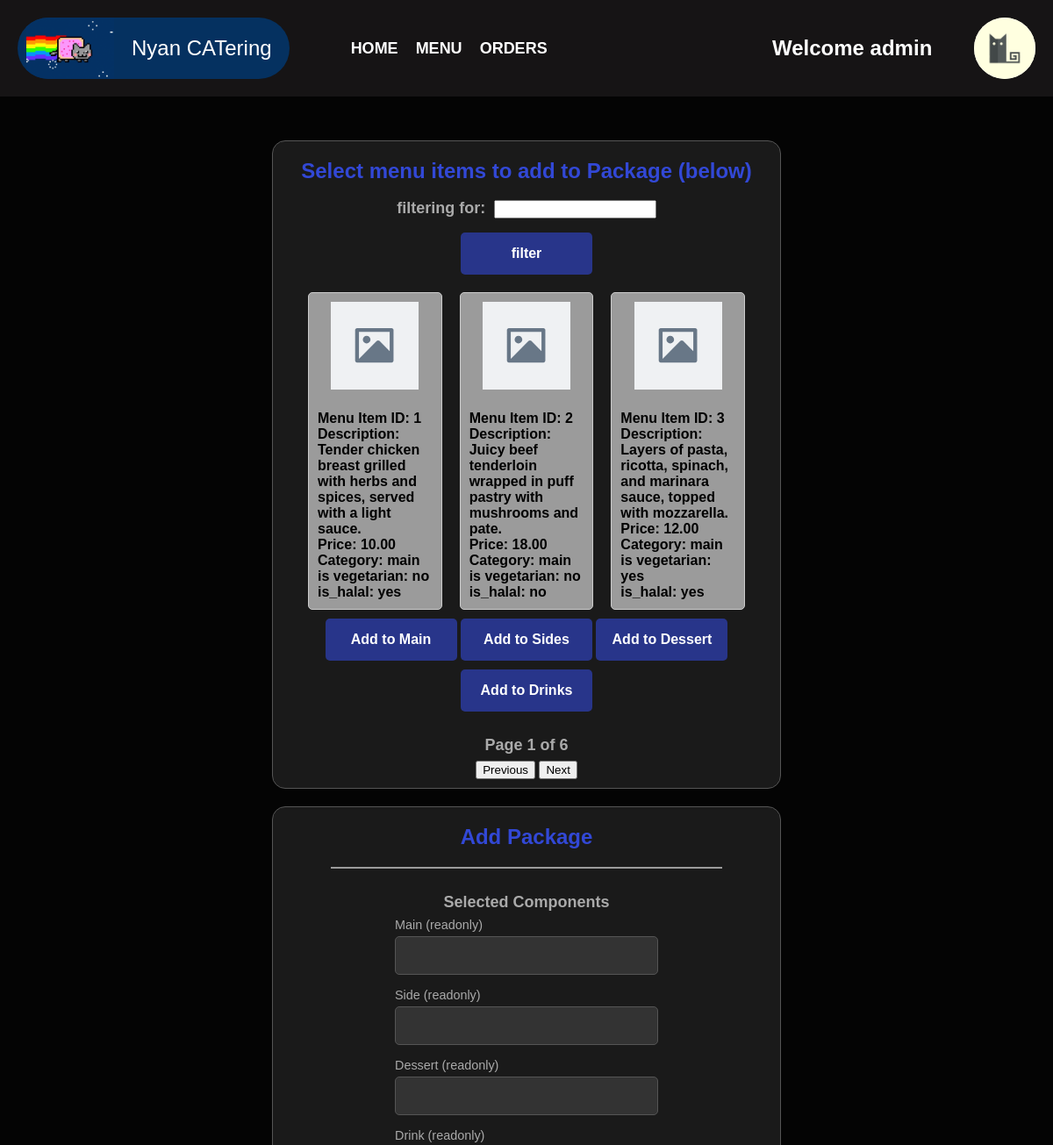
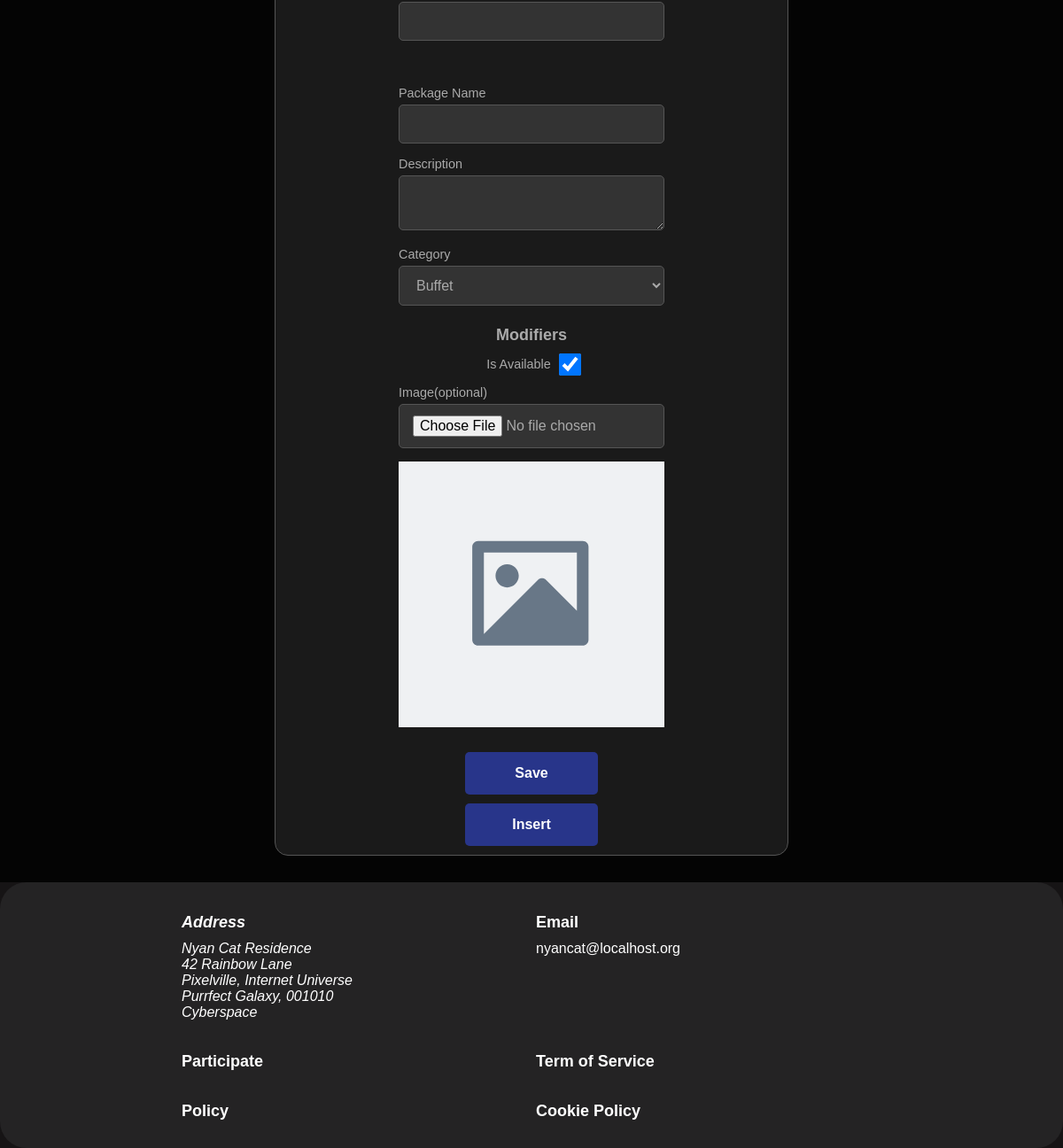
The app's page /frontend/_admin_add_package_page.php with its own data (2 pictures, top to bottom).
### tables this page shows
CREATE TABLE `menu_items` (
  `menu_item_id` int(11) NOT NULL,
  `item_name` varchar(255) NOT NULL,
  `description` varchar(500) NOT NULL,
  `price` decimal(10,2) NOT NULL,
  `category` varchar(7) NOT NULL,
  `is_in_stock` tinyint(1) NOT NULL DEFAULT 1,
  `is_vegetarian` tinyint(1) NOT NULL,
  `is_halal` tinyint(1) NOT NULL
);

### backend/core/menu_items.php (called while the page is built, shortened)
<?php
require_once 'NyanDB.php';
class MenuItems{
    public static function get_latest_valid_menu_items($offset=0, $limit=5, $name_filter=null){
        $sql = "
        SELECT *
        FROM menu_items
        WHERE
            is_in_stock = 1
            AND
            menu_item_id IN (
                SELECT MAX(menu_item_id)
                FROM menu_items
                GROUP BY item_name
            ) ";
        $sql .= " LIMIT ? OFFSET ?;";
        $params = ($name_filter) ? [$name_filter, $limit, $offset] : [$limit, $offset];
        $results = NyanDB::single_query($sql, $params);
        $result = mysqli_fetch_all($results, MYSQLI_ASSOC);
        return $result;
    }
    public static function get_latest_valid_menu_items_count($name_filter=null){
        $sql = "
        SELECT COUNT(*) AS total_count
        FROM menu_items
        WHERE
            is_in_stock = 1
            AND
            menu_item_id IN (
                SELECT MAX(menu_item_id)
                FROM menu_items
                GROUP BY item_name
            ) ";
        $params = ($name_filter) ? [$name_filter] : [];
        $results = NyanDB::single_query($sql, $params);
        $countRow = mysqli_fetch_assoc($results);
        return (int)$countRow['total_count'];
    }
    public static function get_associated_image_src($menu_item_id){
        $sql = "
        SELECT *
        FROM menu_item_images
        WHERE menu_item_id = ?
        ";
        $results = NyanDB::single_query($sql, [$menu_item_id]);
        $result = $results->fetch_assoc();
        if(empty($result)){
            return null;}
        $image = new Image($result['image_name'], $result['image_data'], $result['image_type']);
        return $image->getsrc();
    }
}
?>

### backend/core/NyanDB.php (called while the page is built, shortened)
<?php
class NyanDB
{
    public $db;
    private function connect() {
        $this->db = new mysqli(self::HOST, self::USERNAME, self::PASSWORD, self::DBNAME);
    }
    public function close() {
        if ($this->db) {
            $this->db = null;
        }
    }
    private function prepare($sql,$params = []){
        $stmt = $this->db->prepare($sql);
        if (!empty($params)){
            $types = str_repeat('s',count($params));
            $stmt->bind_param($types, ...$params);
        }
        return $stmt;
    }
    public function query($sql,$params){
        $stmt = $this->prepare($sql,$params);
        $result = $stmt->execute();
        if (stripos(trim($sql), 'SELECT') === 0) {
            return $stmt->get_result();
        }
        return $result;
    }
    public static function single_query($sql,$params) {
        $database = new NyanDB();
        $result = $database->query($sql,$params);
        return $result;
    }
}
?>

### frontend/_admin_add_package_page.php (the view, shortened to what this page needs)
<?php
require_once "../backend/core/menu_items.php";
require_once "./components/templates.php";
$package_name_saved       = $_GET['package_name_saved']??null;
$description_saved        = $_GET['description_saved']??null;
$menu_item_name_filter    = $_GET['menu_item_name_filter']??null;
$offset                   = $_GET['offset']??0;
$offset                   = ($offset<0) ?  (string)0 : (string)$offset;
$total_relevant_entries   = MenuItems::get_latest_valid_menu_items_count($menu_item_name_filter);
$displayitems             = MenuItems::get_latest_valid_menu_items($offset, MENU_ITEMS_PER_PAGE, $menu_item_name_filter);
$package_components_ids   = $_GET['package_components_ids']??[null,null,null,null];
?>
<div class='centered-items main-content-container'>
    <div class="grouped-input-container">
        <div class="section-header">Select menu items to add to Package (below)</div>
        <div class="sub-header" style= 'display: inline; margin-right: 5px'>filtering for:</div>
        <input type="text" name="name_filter_input_field" id="name_filter_input_field">
        <div class="submit-button-container">
            <button onclick="redirect_back()">filter</button>
        </div>
        <div class="menu-item-container">
            <div class="info-row">
                <?php
                    $index  = -1;
                    foreach ($displayitems as $menuItem){
                    $index += 1;
                    $image_data   = MenuItems::get_associated_image_src($menuItem['menu_item_id']);
                    $img_src      = $image_data??'./assets/image-placeholder.svg';
                ?>
                <div class="info-item" id="menu-item-display-<?= $index; ?>" style="background-color: #9B9B9B;"
                    onclick="toggle_highlight(<?=$index?>)">
                    <img src=<?=$img_src?> alt="Menu Item" class="menu-item-image">
                    <div style="text-align: start;">
                        <p><strong>Menu Item ID:  <?=$menuItem['menu_item_id']?></strong>                       <span id="menu_item_id<?=$index?>"></span></p>
                        <p><strong>Description:   <?=$menuItem['description']?></strong>                        <span id="description<?=$index?>"></span></p>
                        <p><strong>Price:         <?=$menuItem['price']?></strong>                              <span id="price<?=$index?>"></span></p>
                        <p><strong>Category:      <?=$menuItem['category']?></strong>                           <span id="category<?=$index?>"></span></p>
                        <p><strong>is vegetarian: <?=$menuItem['is_vegetarian']?'yes':'no';?></strong>          <span id="is_vegetarian<?=$index?>"></span></p>
                        <p><strong>is_halal:      <?=$menuItem['is_halal']?'yes':'no'?></strong>                <span id="is_halal<?=$index?>"></span></p>
                    </div>
                </div>
                <?php }?>
                <br>
            </div>
            <div class="submit-button-container" style="clear: both; margin-top: 20px; height: 30px; width:50px; display: inline;">
                <button class="inline-button" onclick="add_to_component(0)">Add to Main</button>
                <button class="inline-button" onclick="add_to_component(1)">Add to Sides</button>
                <button class="inline-button" onclick="add_to_component(2)">Add to Dessert</button>
                <button class="inline-button" onclick="add_to_component(3)">Add to Drinks</button>
            </div>
        </div>
        <div class="sub-header">Page <?=intdiv($offset, MENU_ITEMS_PER_PAGE) + 1?> of <?=intdiv($total_relevant_entries, MENU_ITEMS_PER_PAGE) + 1?></div>
        <div class="pagination-buttons">
            <button onclick="change_page(-1)">Previous</button>
            <button onclick="change_page(1)">Next</button>
        </div>
    </div>
    <div class="grouped-input-container">
        <div class="section-header">Add Package</div>
        <div class="section-divider"></div>
        <form id="add-package-form" method="post" action="../backend/admin_add_package/api_add_package.php" enctype="multipart/form-data">
        <div class="sub-header">Selected Components</div>
            <div class="text-input-container">
                <label for="main">Main (readonly)</label>
                <input type="text" name="main" id="main" value="<?= htmlspecialchars($package_components_ids[0]) ?>" readonly>
            </div>
            <div class="text-input-container">
                <label for="side">Side (readonly)</label>
                <input type="text" name="side" id="side" value="<?= htmlspecialchars($package_components_ids[1]) ?>"readonly>
            </div>
            <div class="text-input-container">
                <label for="dessert">Dessert (readonly)</label>
                <input type="text" name="dessert" id="dessert" value="<?= htmlspecialchars($package_components_ids[2]) ?>" readonly>
            </div>
            <div class="text-input-container">
                <label for="drink">Drink (readonly)</label>
                <input type="text" name="drink" id="drink" value="<?= htmlspecialchars($package_components_ids[3]) ?>" readonly>
            </div>
            <br><br>
            <div class="text-input-container">
                <label for="item_name">Package Name</label>
                <input type="text" name="item_name" id="item_name" value="<?= htmlspecialchars($package_name_saved) ?>" >
            </div>
            <div class="text-input-container" >
                <label for="description">Description</label>
                <textarea type="description" name="description" id="description"><?= htmlspecialchars($description_saved) ?></textarea>
            </div>
            <div class="text-input-container">
                <label for="category">Category</label>
                <select id="category" name="category" required>
                    <option value="buffet">Buffet</option>
                </select>
            </div>
            <div class="sub-header">Modifiers</div>
            <div class="checkbox-input-container">
                <table>
                    <tr>
                        <td><label for="is_available">Is Available</label></td>
                        <td><input type="checkbox" name="is_available" id="is_available" checked></td>
                    </tr>
                </table>
            </div>
            <div class="text-input-container">
                <label for="image">Image(optional)</label>
                <input type="file" name="image" id="image">
                <div class="image-container">
                    <img id="preview" src="./assets/image-placeholder.svg" alt="Image Preview">
                </div>
            </div>
            <br>
        </form>
        <div class="submit-button-container">
            <button onclick="redirect_back()">Save</button>
        </div>
        <div class="submit-button-container">
            <button type="submit" onclick="submit('add-package-form', verify_package_values)">Insert</button>
        </div>
    </div>
</div>

### frontend/styles/templates.css (style rules this page uses)
* { margin: 0; box-sizing: border-box; font-family: Arial, Helvetica, sans-serif; }
.centered-items { align-items: center; text-align: center; }

### frontend/styles/_admin_pages_input_styles.css (style rules this page uses)
.main-content-container { padding: 20px; width: 100%; min-height: var(--content-min-height); flex: 1; margin-left: auto; margin-right: auto; padding-top: 40px; min-width: 320px; background-color: var(--main-background-dark); }

### frontend/styles/constants.css (style rules this page uses)
:root { --max-phone-screen-width: 479px; --max-tablet-screen-width: 767px; --max-pc-screen-width: 991px; --min-pc-screen-width: 1076px; --navi-bar-height: 110px; --footer-min-height: 300px; --content-min-height: calc(100vh - var(--navi-bar-height) - var(--footer-min-height)); --main-background-dark: #040404; --main-background: #161415; --main-background-mid : #1D1C1D; --main-background-ligher: #242324; --inner-container-colour: #1A1A1A; --accent-1: #3248D6; --accent-1-glow: rgba(50, 72, 214, 0.6); --accent-1-light: #3C59F9; --accent-2: #9B9B9B; --accent-2-light: #B8B8B8; --accent-3: #E6937A; --accent-4-pink: #FF6EC7; --accent-4-pink-glow: #FF3DA1; --accent-4-pink-glow-shadow: rgba(255, 110, 199, 0.6); --accent-5-green: #28A745; --accent-5-green-glow: rgba(0, 255, 0, 0.6); --accent-5-green-light: #A5D6A7; --text-field-gray: #333333; --text-field-grey-border: #555555; --text-label-color: #AAAAAA; --nyan-cat-background: #053160; --border-radius: 5px; }

### records on screen
menu_items: menu_item_id "1", description "Tender chicken breast grilled with herbs and spices, served with a light sauce.", price "10.00", category "main", is_vegetarian "no", is_halal "yes"
menu_items: menu_item_id "2", description "Juicy beef tenderloin wrapped in puff pastry with mushrooms and pate.", price "18.00", category "main", is_vegetarian "no", is_halal "no"
menu_items: menu_item_id "3", description "Layers of pasta, ricotta, spinach, and marinara sauce, topped with mozzarella.", price "12.00", category "main", is_vegetarian "yes", is_halal "yes"

### other values on screen
$this->header_title "Nyan CATering"
$category "HOME MENU ORDERS"
$username "admin"
intdiv($offset, MENU_ITEMS_PER_PAGE) + 1 "1"
intdiv($total_relevant_entries, MENU_ITEMS_PER_PAGE) + 1 "6"
